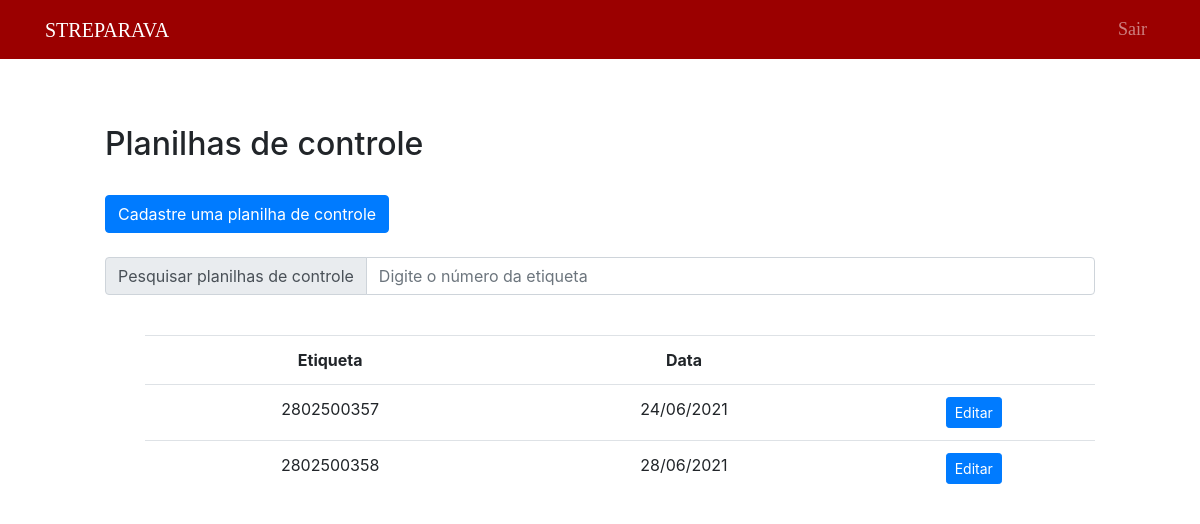
The app's page /public/montagem35/listPDC.php (signed in), older data.
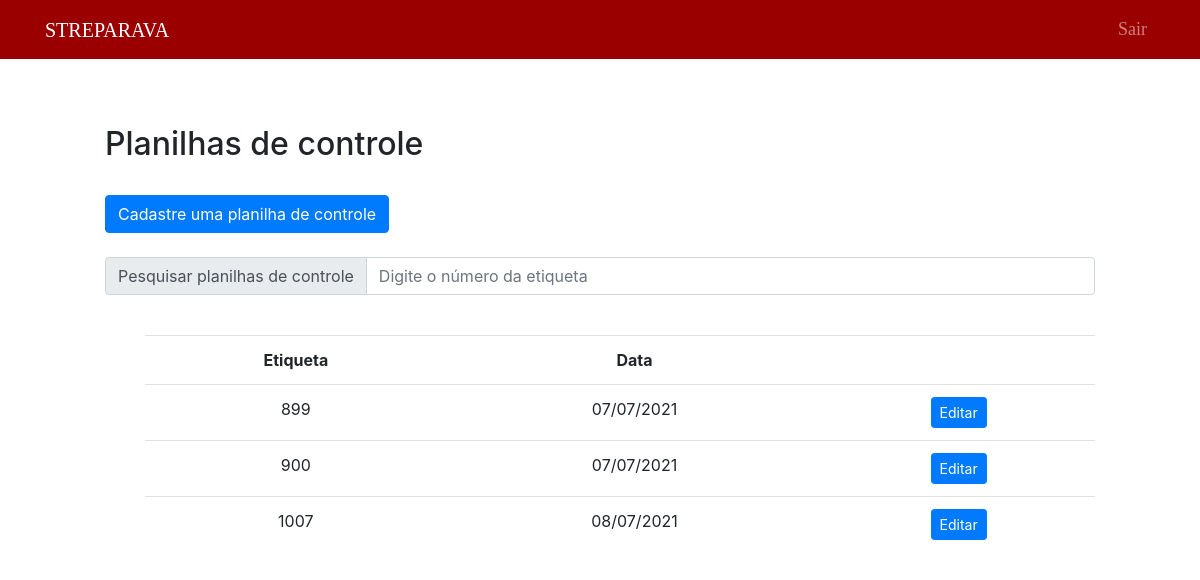
The same page, newer data.
### tables this page shows
CREATE TABLE `g35` (
  `etiqueta` bigint(50) NOT NULL,
  `codigo` bigint(20) NOT NULL,
  `operador` varchar(200) NOT NULL,
  `operador2` varchar(100) NOT NULL,
  `operador3` varchar(100) NOT NULL,
  `esmagamento_dir` varchar(5) NOT NULL,
  `montagem_dir` varchar(5) NOT NULL,
  `esmagamento_esq` varchar(5) NOT NULL,
  `montagem_esq` varchar(5) NOT NULL,
  `oscilacao_esq` float NOT NULL,
  `oscilacao_dir` float NOT NULL,
  `operacao1` varchar(100) NOT NULL,
  `operacao1op` varchar(100) DEFAULT NULL,
  `operacao2` varchar(100) NOT NULL,
  `operacao2op` varchar(100) DEFAULT NULL,
  `operacao3` varchar(100) NOT NULL,
  `operacao3op` varchar(100) DEFAULT NULL,
  `travessa` varchar(50) NOT NULL,
  `data` date NOT NULL,
  `observacoes` text NOT NULL,
  `inspetor` varchar(100) NOT NULL
);

### public/montagem35/listPDCNoSearch.php (the view, shortened to what this page needs)
<?php
    include("../../data/connection.php");
    $sql = "SELECT *, DATE_FORMAT(data,'%d/%m/%Y') as datas FROM g35";
    $dadosPDC = $connection -> query($sql);
    if($dadosPDC -> num_rows > 0)
    {
    ?>
    <div style="margin-left: 100px; margin-right: 100px;">
        <br>
        <table class="table" style="text-align: center;">
            <tr>
                <th>Etiqueta</th>
                <th>Data</th>
                <th></th>
            </tr>
            <?php
                while($exibir = $dadosPDC -> fetch_assoc())
                {
                ?>
                    <tr>
                        <td><?php echo $exibir["etiqueta"] ?></td>
                        <td><?php echo $exibir["datas"] ?></td>
                        <td>
                            <button type="button" class="btn btn-primary btn-sm">
                                <a href="editPDC.php?etiqueta=<?php echo $exibir["etiqueta"]?>" style="text-decoration: none; color: white">Editar</a>
                            </button>
                        </td>
                    </tr>
                <?php
                    }
                ?>
        </table>
    </div>
<?php
    }
    else
    {?>
        <div style="margin-left: 100px; margin-right: 100px;">
        <?php
        echo "Nenhum registro encontrado.";
    }
?>

Row changes from the older to the newer data that the page shows:
removed g35: etiqueta "2802500357", datas "24/06/2021"
removed g35: etiqueta "2802500358", datas "28/06/2021"
added g35: etiqueta "899", datas "07/07/2021"
added g35: etiqueta "900", datas "07/07/2021"
added g35: etiqueta "1007", datas "08/07/2021"
